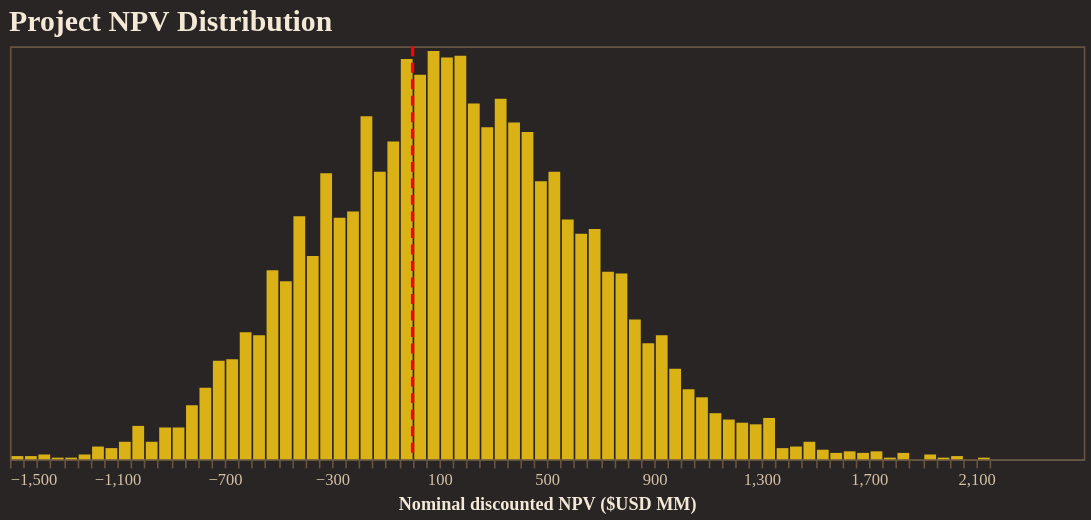

The code cell stored with this chart in its notebook:
### Code cell
from resgo.plotting.tables import npv_USD
import numpy as np
import pandas as pd

npv = npv_USD(
    simpack,
    nominal=True,
    discounted=True,
    success_only=False,
)
npv_usd = npv.to_numpy().ravel()
npv_df = pd.DataFrame({"npv_usd_mm": npv_usd / 1e6})

histogram = (
    alt.Chart(npv_df)
    .mark_bar(color="#FACC15", opacity=0.85)
    .encode(
        x=alt.X(
            "npv_usd_mm:Q",
            bin=alt.Bin(maxbins=100),
            title="Nominal discounted NPV ($USD MM)",
        ),
        y=alt.Y("count():Q", axis=None),
        tooltip=[alt.Tooltip("count():Q", title="Count")],
    )
    .properties(
        width=650,
        height=250,
        title="Project NPV Distribution",
    )
)

break_even = (
    alt.Chart(pd.DataFrame({"npv_usd_mm": [0]}))
    .mark_rule(color="red", strokeDash=[6, 4], strokeWidth=2)
    .encode(x="npv_usd_mm:Q")
)

fig = alt.layer(histogram, break_even)
fig.show()

### Figure 1 — Vega-Lite specification as saved in the notebook (floating-point values rounded to 4 significant figures; data arrays with more than 128 entries replaced by an {"elided": "..."} marker saying what was removed)
{"config": {"background": "#292524", "view": {"fill": "#292524", "stroke": "#665340"}, "title": {"color": "#f4e9d7", "font": "Merriweather", "fontSize": 18, "fontWeight": 600, "subtitleColor": "#d5c2a6", "anchor": "start"}, "axis": {"domainColor": "#665340", "gridColor": "#665340", "tickColor": "#665340", "labelColor": "#d5c2a6", "titleColor": "#f4e9d7", "labelFont": "Merriweather", "titleFont": "Merriweather"}, "legend": {"titleColor": "#f4e9d7", "labelColor": "#d5c2a6", "labelFont": "Merriweather", "titleFont": "Merriweather", "orient": "top-right", "symbolType": "circle"}, "header": {"labelColor": "#d5c2a6", "titleColor": "#f4e9d7", "labelFont": "Merriweather", "titleFont": "Merriweather"}, "mark": {"color": "#c78d3b"}, "line": {"color": "#c78d3b"}, "bar": {"color": "#c78d3b"}, "point": {"color": "#ddb06d"}, "area": {"color": "#c78d3b", "opacity": 0.35}, "text": {"color": "#f4e9d7", "font": "Merriweather"}, "range": {"category": ["#5DA5DA", "#F28E2B", "#59C36A", "#E15759", "#B07AA1", "#4ECDC4", "#FF9DA7", "#EDC948"]}}, "layer": [{"data": {"name": "data-143f571ff4273446b963b32036feb4be"}, "mark": {"type": "bar", "color": "#FACC15", "opacity": 0.85}, "encoding": {"tooltip": [{"aggregate": "count", "title": "Count", "type": "quantitative"}], "x": {"bin": {"maxbins": 100}, "field": "npv_usd_mm", "title": "Nominal discounted NPV ($USD MM)", "type": "quantitative"}, "y": {"aggregate": "count", "axis": null, "type": "quantitative"}}, "title": "Project NPV Distribution"}, {"data": {"name": "data-83a0ef6621ce3be6c7bd66d40cf7fe67"}, "mark": {"type": "rule", "color": "red", "strokeDash": [6, 4], "strokeWidth": 2}, "encoding": {"x": {"field": "npv_usd_mm", "type": "quantitative"}}}], "height": 250, "width": 650, "$schema": "https://vega.github.io/schema/vega-lite/v5.20.1.json", "datasets": {"data-143f571ff4273446b963b32036feb4be": {"elided": "6000 records"}, "data-83a0ef6621ce3be6c7bd66d40cf7fe67": [{"npv_usd_mm": 0}]}}
